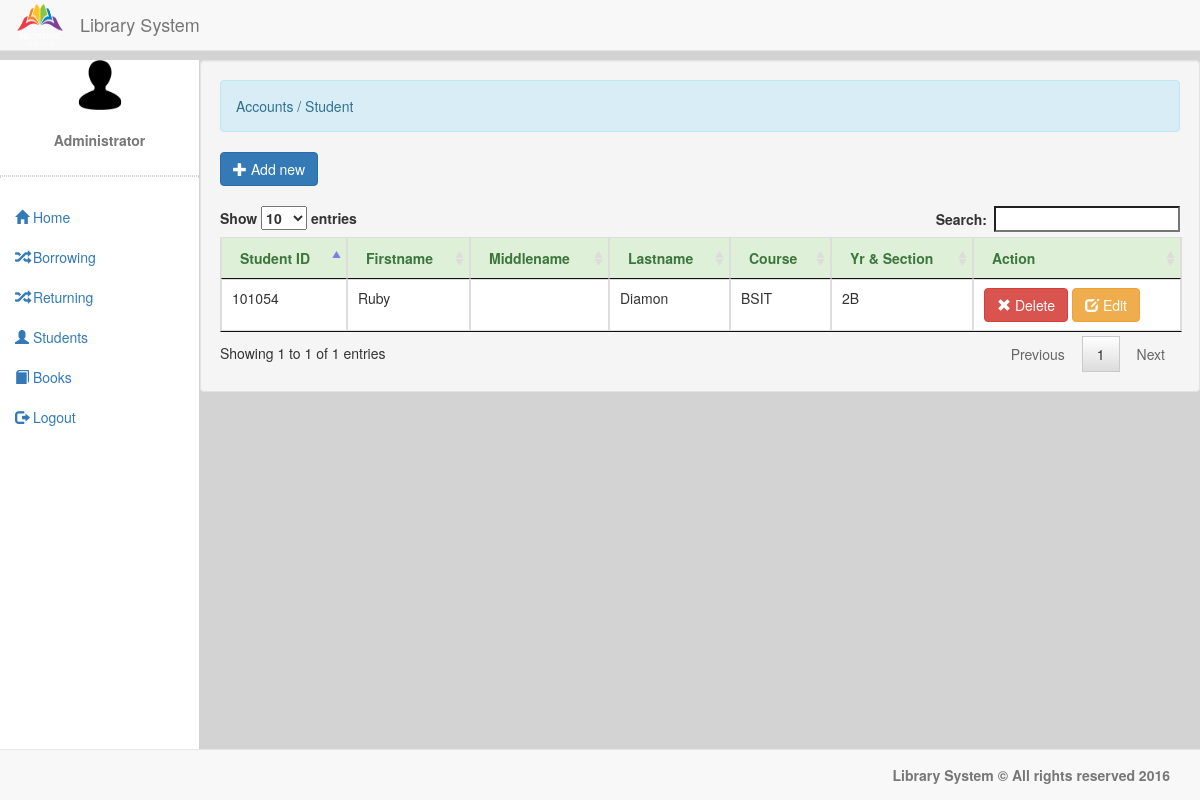
Page /student.php (signed in) on the earlier database version.
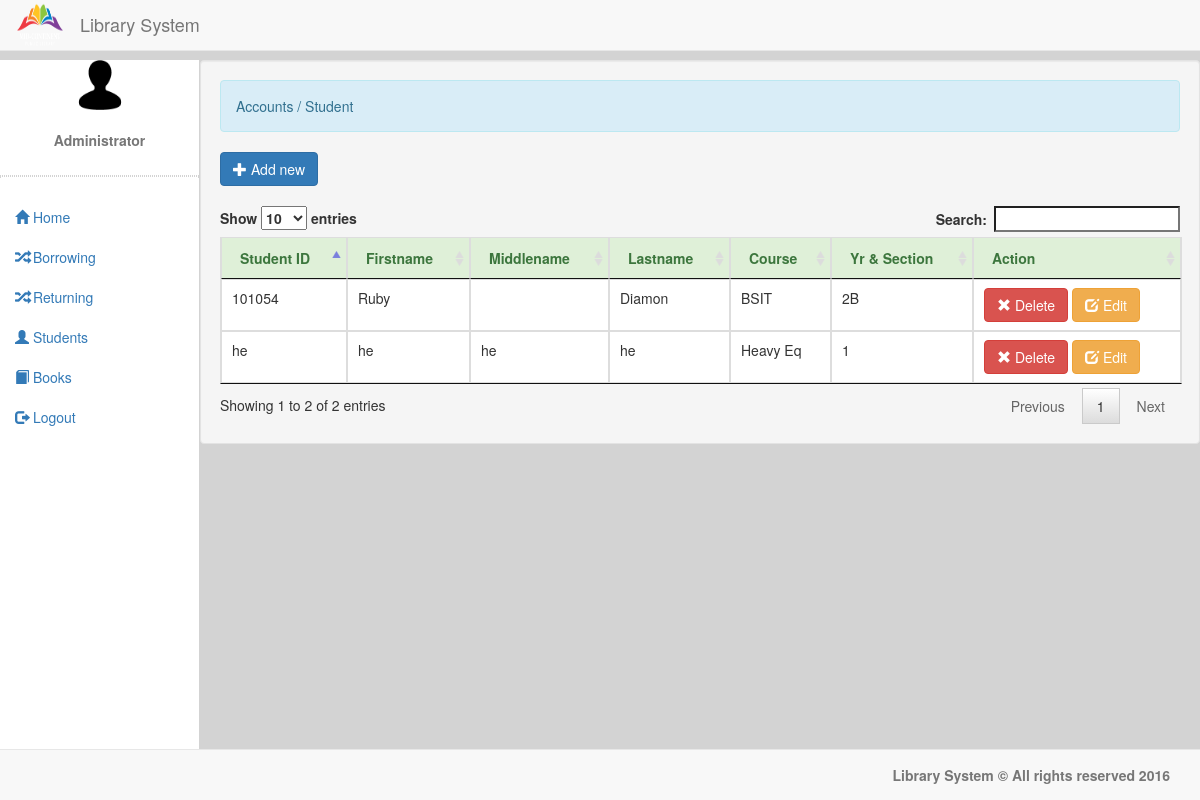
Same page on the later database version.
### tables this page shows
CREATE TABLE IF NOT EXISTS `student` (
  `student_id` int NOT NULL AUTO_INCREMENT,
  `student_no` varchar(8) NOT NULL,
  `firstname` varchar(30) NOT NULL,
  `middlename` varchar(30) NOT NULL,
  `lastname` varchar(30) NOT NULL,
  `course` varchar(8) NOT NULL,
  `section` varchar(6) NOT NULL,
  PRIMARY KEY (`student_id`)
);

### account.php (called while the page is built)
<?php
	require_once 'connect.php';
	$qadmin = $conn->query("SELECT * FROM `admin` WHERE `admin_id` = '$_SESSION[admin_id]'") or die(mysqli_error());
	$fadmin = $qadmin->fetch_array();
	$name = $fadmin['firstname']." ".$fadmin['lastname'];

### student.php (the view, shortened to what this page needs)
<!DOCTYPE html>
<?php
    require_once 'valid.php';
?>
<html lang="eng">
<head>
    <link rel="stylesheet" type="text/css" href="css/bootstrap.css" />
    <link rel="stylesheet" type="text/css" href="css/jquery.dataTables.css" />
</head>
<body>
    <nav class="navbar navbar-default navbar-fixed-top">
        <div class="container-fluid">
            <div class="navbar-header">
                <img src="images/logo.png" width="50px" height="50px" />
                <h4 class="navbar-text navbar-right">Library System</h4>
            </div>
        </div>
    </nav>
    <div class="sidebar">
        <div class="container-fluid text-center">
            <img src="images/user.png" width="50px" height="50px" />
            <br /><br />
            <label class="text-muted"><?php require 'account.php'; echo $name; ?></label>
        </div>
        <hr style="border: 1px dotted #d3d3d3;" />
        <ul id="menu" class="nav menu">
            <li><a href="home.php"><i class="glyphicon glyphicon-home"></i> Home</a></li>
            <li><a href="borrowing.php"><i class="glyphicon glyphicon-random"></i> Borrowing</a></li>
            <li><a href="returning.php"><i class="glyphicon glyphicon-random"></i> Returning</a></li>
            <li><a href="student.php"><i class="glyphicon glyphicon-user"></i> Students</a></li>
            <li><a href="book.php"><i class="glyphicon glyphicon-book"></i> Books</a></li>
            <li><a href="logout.php"><i class="glyphicon glyphicon-log-out"></i> Logout</a></li>
        </ul>
    </div>
    <div class="content">
        <div class="col-lg-12 well">
            <div class="alert alert-info">Accounts / Student</div>
            <button id="add_student" type="button" class="btn btn-primary"><span class="glyphicon glyphicon-plus"></span> Add new</button>
            <br /><br />
            <div id="student_table">
                <table id="table" class="table table-bordered">
                    <thead class="alert-success">
                        <tr>
                            <th>Student ID</th>
                            <th>Firstname</th>
                            <th>Middlename</th>
                            <th>Lastname</th>
                            <th>Course</th>
                            <th>Yr & Section</th>
                            <th>Action</th>
                        </tr>
                    </thead>
                    <tbody>
                        <?php
                            $qstudent = $conn->query("SELECT * FROM `student`") or die(mysqli_error());
                            while($fstudent = $qstudent->fetch_array()){
                        ?>
                        <tr>
                            <td><?php echo $fstudent['student_no'] ?></td>
                            <td><?php echo $fstudent['firstname'] ?></td>
                            <td><?php echo $fstudent['middlename'] ?></td>
                            <td><?php echo $fstudent['lastname'] ?></td>
                            <td><?php echo $fstudent['course'] ?></td>
                            <td><?php echo $fstudent['section'] ?></td>
                            <td>
                                <a value="<?php echo $fstudent['student_no'] ?>" class="btn btn-danger delstudent_id"><span class="glyphicon glyphicon-remove"></span> Delete</a>
                                <a value="<?php echo $fstudent['student_no'] ?>" class="btn btn-warning estudent_id"><span class="glyphicon glyphicon-edit"></span> Edit</a>
                            </td>
                        </tr>
                        <?php } ?>
                    </tbody>
                </table>
            </div>
        </div>
    </div>
    <nav class="navbar navbar-default navbar-fixed-bottom">
        <div class="container-fluid">
            <label class="navbar-text pull-right">Library System &copy; All rights reserved 2016</label>
        </div>
    </nav>
</body>
</html>

Differences in the rows shown:
added student: student_no "he", firstname "he", middlename "he", lastname "he", course "Heavy Eq", section "1"
Other differences:
text written by a page script: "Show entries Search: Showing 1 to 1 of 1 entries Previous 1 Next" → "Show entries Search: Showing 1 to 2 of 2 entries Previous 1 Next"
